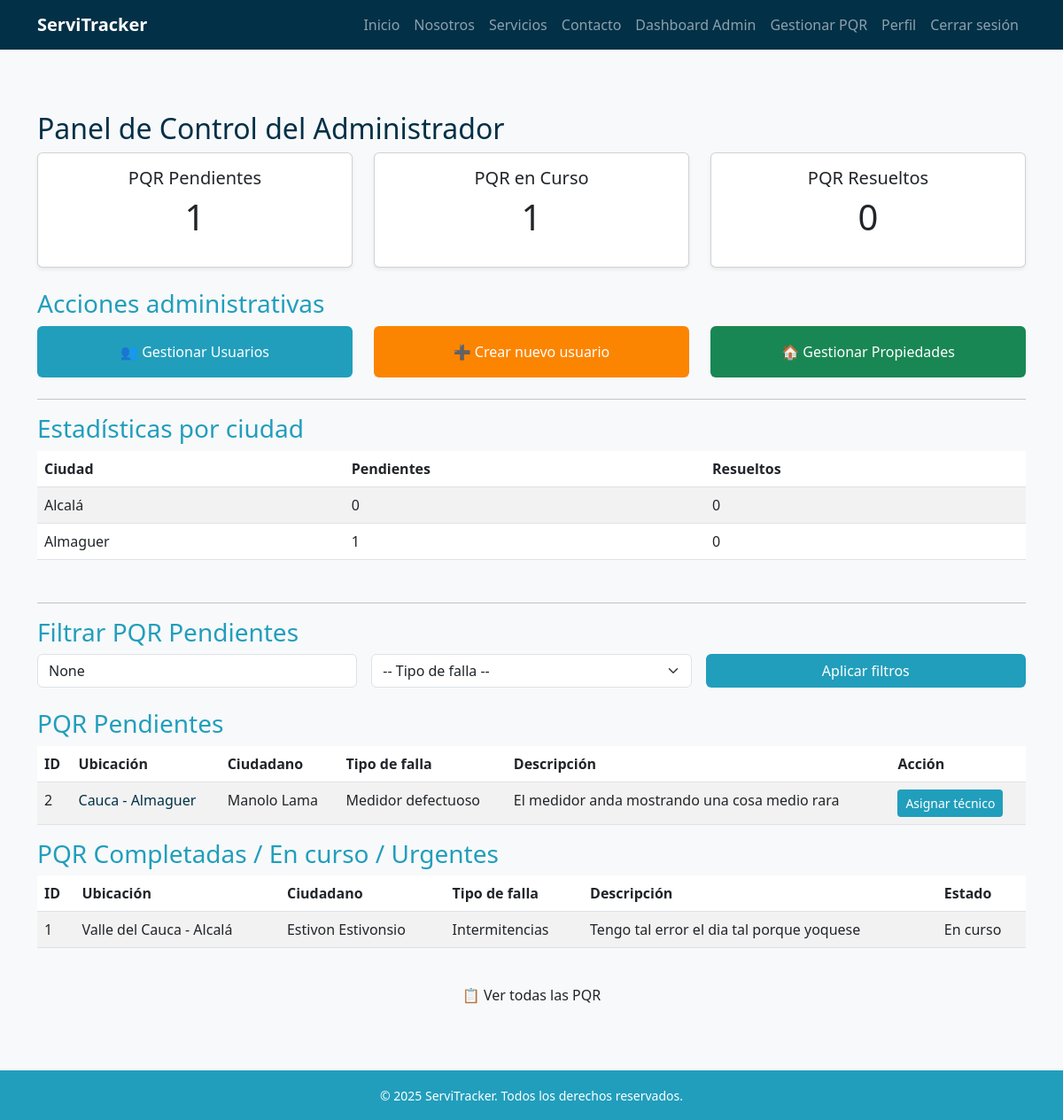
Screenshot of /reportes/admin/ (signed in) with the database file from the repository.
### propiedades/models.py (models this page shows, shortened)
class Propiedad(models.Model):
    usuario = models.ForeignKey(
        settings.AUTH_USER_MODEL,
        on_delete=models.CASCADE,
        related_name='propiedades'
    )
    departamento = models.CharField(max_length=100)
    ciudad = models.CharField(max_length=100)
    direccion = models.CharField(max_length=200)
    activa = models.BooleanField(default=True)

### pqr/models.py (models this page shows, shortened)
class PQR(models.Model):
    ciudadano = models.ForeignKey(
        settings.AUTH_USER_MODEL,
        on_delete=models.SET_NULL,
        null=True,
        blank=True,
        related_name="pqrs_ciudadano"
    )
    propiedad = models.ForeignKey(
        Propiedad,
        on_delete=models.SET_NULL,
        null=True,
        blank=True
    )
    tipo_falla = models.ForeignKey(
        TipoFalla,
        on_delete=models.PROTECT
    )
    descripcion = models.TextField()
    estado = models.ForeignKey(
        EstadoPQR,
        on_delete=models.PROTECT
    )
    tecnico_asignado = models.ForeignKey(
        settings.AUTH_USER_MODEL,
        on_delete=models.SET_NULL,
        null=True,
        blank=True,
        related_name="pqrs_tecnico"
    )
    fecha_creacion = models.DateTimeField(auto_now_add=True)
    fecha_actualizacion = models.DateTimeField(auto_now=True)

class TipoFalla(models.Model):
    nombre = models.CharField(max_length=100)
    def __str__(self):
        return self.nombre

class EstadoPQR(models.Model):
    nombre = models.CharField(max_length=50)

### usuarios/models.py (models this page shows)
class Usuario(AbstractBaseUser, PermissionsMixin):
    ROLES = [
        ("administrador", "Administrador"),
        ("agente", "Agente"),
        ("tecnico", "Técnico"),
        ("ciudadano", "Ciudadano"),
    ]
    documento = models.CharField(max_length=20, unique=True)
    email = models.EmailField(blank=True, null=True)
    nombres = models.CharField(max_length=100, blank=True, null=True)
    apellidos = models.CharField(max_length=100, blank=True, null=True)
    rol = models.CharField(max_length=20, choices=ROLES, default="ciudadano")
    especialidad = models.ForeignKey(Especialidad, on_delete=models.SET_NULL, null=True, blank=True)
    is_active = models.BooleanField(default=True)
    is_staff = models.BooleanField(default=False)
    date_joined = models.DateTimeField(auto_now_add=True)
    objects = UsuarioManager()
    USERNAME_FIELD = "documento"
    REQUIRED_FIELDS = []  # puedes agregar 'email' si quieres que sea obligatorio
    def __str__(self):
        return self.get_public_name()
    def get_full_name(self):
        nombre = (self.nombres or "").strip()
        apellido = (self.apellidos or "").strip()
        full = f"{nombre} {apellido}".strip()
        return full or ""
    def get_public_name(self):
        return self.get_full_name() or "Usuario"

### reportes/views.py (the view)
# urls.py: path("admin/", views.dashboard_admin, name="dashboard_admin"),
@user_passes_test(lambda u: u.is_staff or u.rol == "administrador")
def dashboard_admin(request):
    ciudad = request.GET.get("ciudad")
    tipo_falla_id = request.GET.get("tipo_falla")
    pendientes = PQR.objects.filter(estado__nombre="Pendiente").count()
    en_curso = PQR.objects.filter(estado__nombre="En curso").count()
    resueltos = PQR.objects.filter(estado__nombre="Resuelto").count()
    estadisticas_ciudad = {}
    for pqr in PQR.objects.select_related('propiedad').all():
        if pqr.propiedad:
            ciudad_key = pqr.propiedad.ciudad
            if ciudad_key not in estadisticas_ciudad:
                estadisticas_ciudad[ciudad_key] = {"pendientes": 0, "resueltos": 0}
            if pqr.estado.nombre == "Pendiente":
                estadisticas_ciudad[ciudad_key]["pendientes"] += 1
            elif pqr.estado.nombre == "Resuelto":
                estadisticas_ciudad[ciudad_key]["resueltos"] += 1
    pqr_pendientes = PQR.objects.filter(estado__nombre="Pendiente")
    if ciudad:
        pqr_pendientes = pqr_pendientes.filter(propiedad__ciudad__icontains=ciudad)
    if tipo_falla_id:
        pqr_pendientes = pqr_pendientes.filter(tipo_falla__id=tipo_falla_id)
    pqr_no_pendientes = PQR.objects.exclude(estado__nombre="Pendiente")
    tipos_falla = TipoFalla.objects.all()
    contexto = {
        "pendientes": pendientes,
        "en_curso": en_curso,
        "resueltos": resueltos,
        "estadisticas_ciudad": estadisticas_ciudad,
        "pqr_pendientes": pqr_pendientes,
        "pqr_no_pendientes": pqr_no_pendientes,
        "tipos_falla": tipos_falla,
        "ciudad": ciudad,
        "tipo_falla_id": tipo_falla_id,
    }
    return render(request, 'reportes/dashboard_admin.html', contexto)

### templates/reportes/dashboard_admin.html (shortened to what this page needs)
{% extends 'base.html' %}
{% block content %}
<h2 class="text-blue-dark">Panel de Control del Administrador</h2>
<div class="row mb-4">
    <div class="col-md-4">
        <div class="card shadow-sm">
            <div class="card-body text-center">
                <h5 class="card-title">PQR Pendientes</h5>
                <p class="display-6">{{ pendientes }}</p>
            </div>
        </div>
    </div>
    <div class="col-md-4">
        <div class="card shadow-sm">
            <div class="card-body text-center">
                <h5 class="card-title">PQR en Curso</h5>
                <p class="display-6">{{ en_curso }}</p>
            </div>
        </div>
    </div>
    <div class="col-md-4">
        <div class="card shadow-sm">
            <div class="card-body text-center">
                <h5 class="card-title">PQR Resueltos</h5>
                <p class="display-6">{{ resueltos }}</p>
            </div>
        </div>
    </div>
</div>
<h3 class="text-blue-mid">Acciones administrativas</h3>
<div class="row mb-4">
    <div class="col-md-4">
        <a href="{% url 'lista_usuarios' %}" class="btn btn-blue-mid w-100 py-3 text-center">
            👥 Gestionar Usuarios
        </a>
    </div>
    <div class="col-md-4">
        <a href="{% url 'crear_usuario' %}" class="btn btn-orange-dark w-100 py-3 text-center">
            ➕ Crear nuevo usuario
        </a>
    </div>
    <div class="col-md-4">
        <a href="{% url 'lista_propiedades' %}" class="btn btn-green-dark w-100 py-3 text-center">
            🏠 Gestionar Propiedades
        </a>
    </div>
</div>
<hr>
<h3 class="text-blue-mid">Estadísticas por ciudad</h3>
<table class="table table-striped mb-5">
    <thead>
        <tr>
            <th>Ciudad</th>
            <th>Pendientes</th>
            <th>Resueltos</th>
        </tr>
    </thead>
    <tbody>
        {% for ciudad, datos in estadisticas_ciudad.items %}
        <tr>
            <td>{{ ciudad }}</td>
            <td>{{ datos.pendientes }}</td>
            <td>{{ datos.resueltos }}</td>
        </tr>
        {% empty %}
        <tr><td colspan="3">No hay datos disponibles.</td></tr>
        {% endfor %}
    </tbody>
</table>
<hr>
<h3 class="text-blue-mid">Filtrar PQR Pendientes</h3>
<form method="get" class="row g-3 mb-4">
    <div class="col-md-4">
        <input type="text" name="ciudad" value="{{ ciudad }}" class="form-control" placeholder="Ciudad">
    </div>
    <div class="col-md-4">
        <select name="tipo_falla" class="form-select">
            <option value="">-- Tipo de falla --</option>
        </select>
    </div>
    <div class="col-md-4">
        <button type="submit" class="btn btn-blue-mid w-100">Aplicar filtros</button>
    </div>
</form>
<h3 class="text-blue-mid">PQR Pendientes</h3>
<table class="table table-striped">
    <thead>
        <tr>
            <th>ID</th>
            <th>Ubicación</th>
            <th>Ciudadano</th>
            <th>Tipo de falla</th>
            <th>Descripción</th>
            <th>Acción</th>
        </tr>
    </thead>
    <tbody>
        {% for pqr in pqr_pendientes %}
        <tr>
            <td>{{ pqr.id }}</td>
            <td>
                <a href="{% url 'detalle_pqr' pqr.pk %}" class="text-blue-dark text-decoration-none">
                    {{ pqr.propiedad.departamento }} - {{ pqr.propiedad.ciudad }}
                </a>
            </td>
            <td>{{ pqr.ciudadano }}</td>
            <td>{{ pqr.tipo_falla }}</td>
            <td>{{ pqr.descripcion }}</td>
            <td>
                <a href="{% url 'asignar_tecnico' pqr.pk %}" class="btn btn-sm btn-blue-mid">Asignar técnico</a>
            </td>
        </tr>
        {% empty %}
        <tr><td colspan="6">No hay PQR pendientes.</td></tr>
        {% endfor %}
    </tbody>
</table>
<h3 class="text-blue-mid">PQR Completadas / En curso / Urgentes</h3>
<table class="table table-striped">
    <thead>
        <tr>
            <th>ID</th>
            <th>Ubicación</th>
            <th>Ciudadano</th>
            <th>Tipo de falla</th>
            <th>Descripción</th>
            <th>Estado</th>
        </tr>
    </thead>
    <tbody>
        {% for pqr in pqr_no_pendientes %}
        <tr>
            <td>{{ pqr.id }}</td>
            <td>{{ pqr.propiedad.departamento }} - {{ pqr.propiedad.ciudad }}</td>
            <td>{{ pqr.ciudadano }}</td>
            <td>{{ pqr.tipo_falla }}</td>
            <td>{{ pqr.descripcion }}</td>
            <td>{{ pqr.estado.nombre }}</td>
        </tr>
        {% empty %}
        <tr><td colspan="6">No hay PQR completadas o en curso.</td></tr>
        {% endfor %}
    </tbody>
</table>
<div class="mt-4">
    <a href="{% url 'lista_todas_pqr' %}" class="btn btn-blue-dark w-100 py-3">
        📋 Ver todas las PQR
    </a>
</div>
{% endblock %}

### static/css/style.css (style rules this page uses)
:root { --blue-light: #8ecae6; --blue-mid: #219ebc; --blue-deep: #126782; --blue-dark: #023047; --yellow: #ffb703; --orange-light: #fd9e02; --orange-dark: #fb8500; --green-light: #198754; --green-dark: #146c43; }
.text-blue-mid { color: var(--blue-mid); }
.text-blue-dark { color: var(--blue-dark); }
body { font-family: 'Segoe UI', sans-serif; background-color: #f8f9fa; padding-top: 70px; min-height: 100vh; display: flex; flex-direction: column; }
.btn-blue-mid { background-color: var(--blue-mid); color: white; }
.btn-orange-dark { background-color: var(--orange-dark); color: white; }
.btn-green-dark { background-color: var(--green-light); color: white; }

### rows the page displays
Propiedad: estadisticas_ciudad "Alcalá"
Propiedad: estadisticas_ciudad "Almaguer"
PQR: id "2", propiedad.departamento "Cauca", propiedad.ciudad "Almaguer", ciudadano "Manolo Lama", tipo_falla "Medidor defectuoso", descripcion "El medidor anda mostrando una cosa medio rara"
PQR: id "1", propiedad.departamento "Valle del Cauca", propiedad.ciudad "Alcalá", ciudadano "Estivon Estivonsio", tipo_falla "Intermitencias", descripcion "Tengo tal error el dia tal porque yoquese", estado.nombre "En curso"

### other values shown
{{ pendientes }} "1"
{{ en_curso }} "1"
{{ resueltos }} "0"
{{ datos.pendientes }} "0" "1"
{{ datos.resueltos }} "0" "0"
